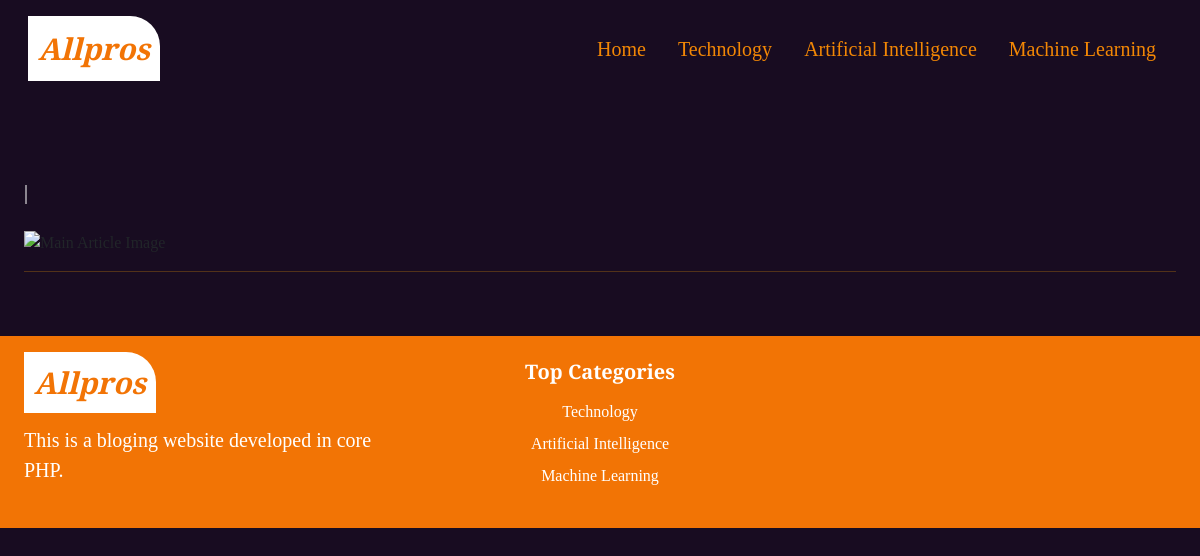
The app's page /post.php with its own data.
### tables this page shows
CREATE TABLE `categories` (
  `category_id` int(11) NOT NULL,
  `category_name` varchar(150) NOT NULL
);

### menu.php (the view, shortened to what this page needs)
<?php
    $connect= mysqli_connect("localhost", "root", "", "allpros_db");
?>
<nav class="navbar navbar-expand-lg p-3">
        <div class="container-fluid">
            <a class="navbar-brand menu-logo" href="index.php">Allpros</a>
            <div class=" collapse navbar-collapse" id="navbarNavDropdown">
                <ul class="navbar-nav ms-auto ">
                    <li class="nav-item">
                        <a class="nav-link mx-2 active" aria-current="page" href="index.php">Home</a>
                    </li>
                    <?php
                        $all_cat_query= "SELECT * FROM categories";
                        $all_cat_execute= mysqli_query($connect, $all_cat_query);
                        while($rows= mysqli_fetch_array($all_cat_execute)) {
                    ?>
                    <li class="nav-item">
                        <a class="nav-link mx-2" href="category.php?category_id=<?php echo $rows['category_id']?>"><?php echo $rows['category_name'] ?></a>
                    </li>
                    <?php } ?>
                </ul>
            </div>
        </div>
    </nav>

### footer.php (shortened to what this page needs)
<?php
    $connect= mysqli_connect("localhost", "root", "", "allpros_db");
?>
<div class=" col-12 footer-bg p-4 mt-4">
    <div class=" row">
        <div class=" col-md-4">
            <a class="footer-logo" href="index.php  ">Allpros</a>
            <p class="footer-desc">This is a bloging website developed in core PHP.</p>
        </div>
        <div class=" col-md-4 d-sm-none d-none d-md-block">
            <h5 class=" weight-600 text-white text-center">Top Categories</h5>
            <ul class="footer-list text-center list-unstyled mt-3">
                <?php
                    $all_cat_query= "SELECT * FROM categories";
                    $all_cat_execute= mysqli_query($connect, $all_cat_query);
                    while($rows= mysqli_fetch_array($all_cat_execute)) {
                ?>
                <li class=" mt-2"><a class=" text-white text-decoration-none" href="category.php?category_id=<?php echo $rows['category_id']?>"><?php echo $rows['category_name']?></a></li>
                <?php } ?>
            </ul>
        </div>
        <div class=" col-md-4">
        </div>
    </div>
</div>

### css/menu_style.css (style rules this page uses)
* { margin: 0px; padding: 0px; font-family: 'Playfair Display', serif; }
body { background-color: #180C21; overflow-x: hidden; }
.weight-600 { font-weight: 600; }
.menu-logo { color: #F27405; font-weight: 900; font-style: oblique; font-size: 30px; background-color: white; padding: 10px; border-top-right-radius: 30px; }
.nav-link { color: #F28705; font-size: 20px; font-weight: 500; }

### css/footer_style.css (style rules this page uses)
.footer-bg { background-color: #F27405; }
.footer-logo { color: #F27405; font-weight: 900; font-style: oblique; font-size: 30px; background-color: white; padding: 10px; text-decoration: none; border-top-right-radius: 30px; }
.footer-desc { color: white; margin-top: 20px; font-weight: 400; font-size: 20px; }

### records on screen
categories: category_name "Technology"
categories: category_name "Artificial Intelligence"
categories: category_name "Machine Learning"
